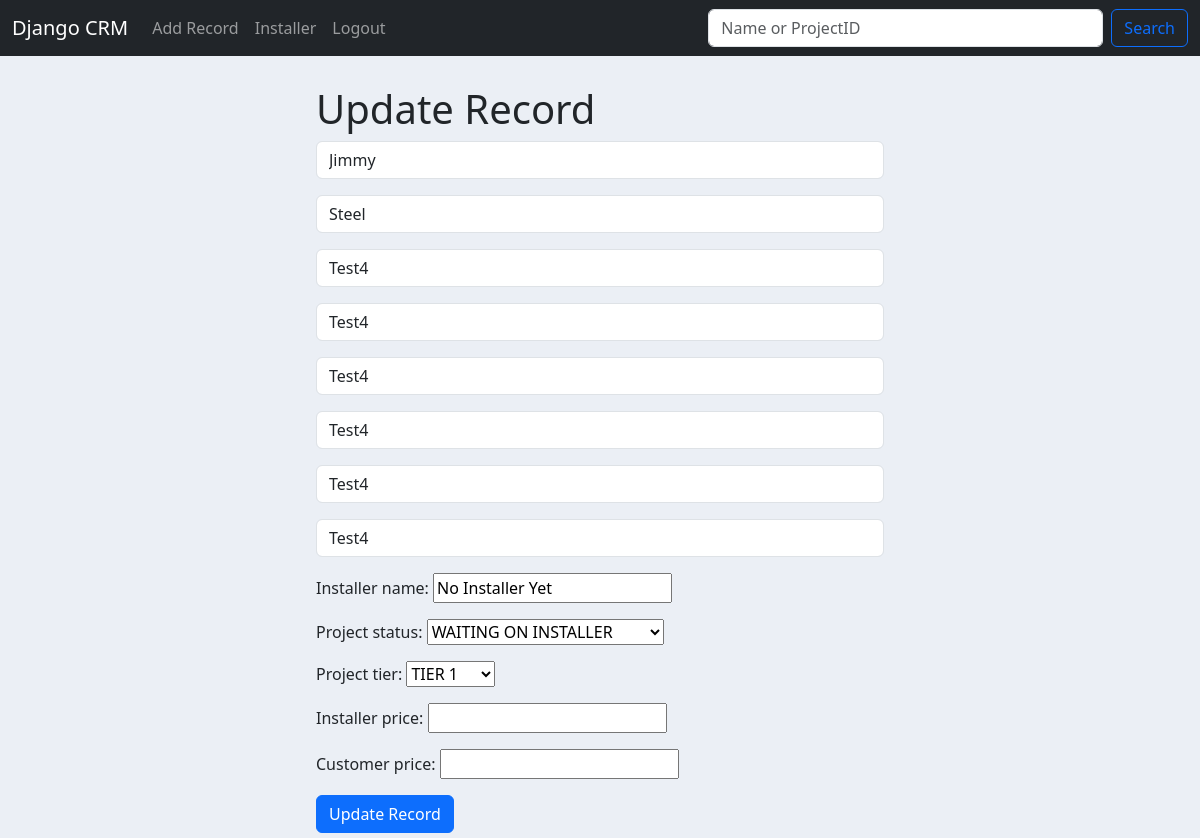
Page /update_record/3 (signed in) on the committed database.
### website/models.py (models this page shows, shortened)
class Record(models.Model):
    created_at = models.DateTimeField(auto_now_add=True)
    first_name = models.CharField(max_length = 50)
    last_name = models.CharField(max_length = 50)
    email = models.CharField(max_length = 75)
    phone = models.CharField(max_length = 12)
    address = models.CharField(max_length = 100)
    city = models.CharField(max_length = 50)
    state = models.CharField(max_length = 25)
    zipcode = models.CharField(max_length = 10)
    installer_name = models.CharField(max_length = 50, default = 'No Installer Yet')
    project_status = models.CharField(max_length = 50, choices=PROJECT_STATUS, default = 'Waiting on Survey')
    project_tier = models.CharField(max_length = 50, choices=PROJECT_TIERS, default = '')
    installer_price = models.IntegerField(default="-",null=True)
    customer_price = models.IntegerField(default="-",null=True)

### website/decorators.py (the view)
        def wrapper_func(request, *args, **kwargs):
            group = None
            if request.user.groups.exists():
                group = request.user.groups.all()[0].name
            if group in allowed_roles:
                return view_func(request, *args, **kwargs)
            else:
                messages.warning(request, "You don't have access to do this!", extra_tags='danger')
                return redirect(request.META.get('HTTP_REFERER', 'home'))

### website/views.py (called while the page is built)
@allowed_user(allowed_roles=['Admin'])
def update_record(request, pk):
    if request.user.is_authenticated:
        current_record = Record.objects.get(id=pk)
        form = AddRecordForm(request.POST or None, instance=current_record)
        if form.is_valid():
            form.save()
            messages.success(request, "Record Has Been Updated!", extra_tags='success')
            return redirect('home')
        return render(request, 'update_record.html', {'form':form})
    else:
        messages.success(request, "You must be logged in to Delete a Record!", extra_tags='warning')
        return redirect('home')

### website/templates/update_record.html (shortened to what this page needs)
{% extends 'base.html' %}
{% block content %}
<div class = "col-md-6 offset-md-3">
    <h1> Update Record </h1>
    <form method="POST">
        {{form.as_p}}
        <button type="submit" class="btn btn-primary">Update Record</button>
    </form>
</div>
{% endblock %}

### website/templates/base.html (style rules this page uses)
body { background-color: #ebeff5; }

### rows in the picture
Record: first_name "Jimmy", last_name "Steel", email "Test4", phone "Test4", address "Test4", city "Test4", state "Test4", zipcode "Test4", installer_name "No Installer Yet", project_status "WAITING ON INSTALLER", project_tier "TIER 1"
